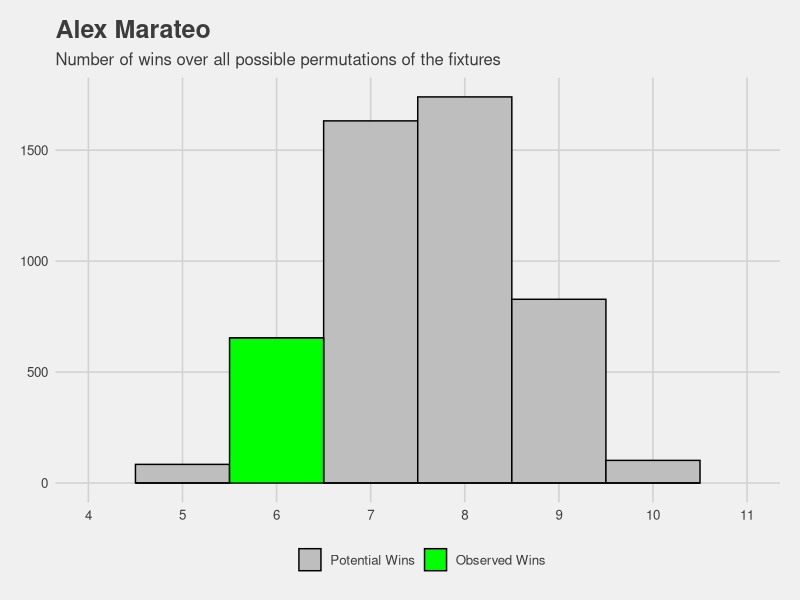
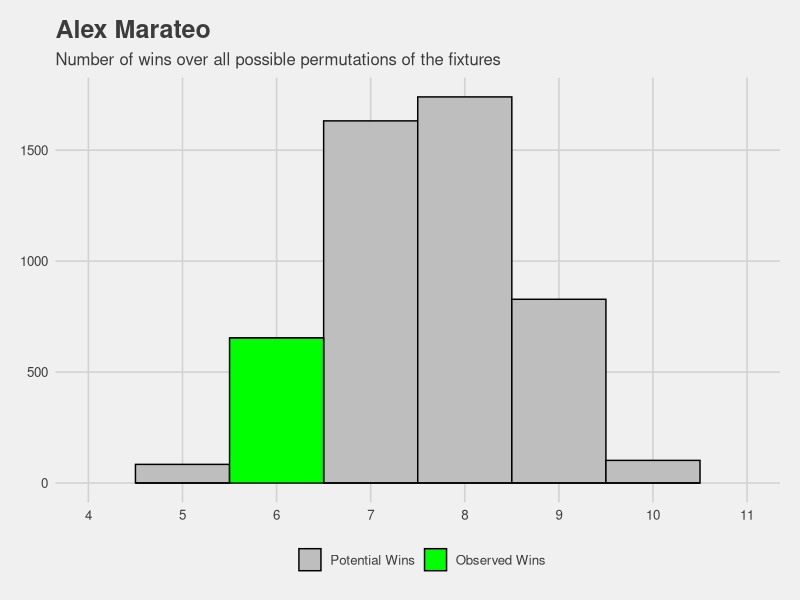

Source code (R) for these figures, in order:
##%######################################################%##
#                                                          #
####                Get list of team IDs                ####
#                                                          #
##%######################################################%##

# 1 = Mara
# 2 = Paul
# 3 = Baron
# 4 = Bish
# 5 = Kirch
# 6 = Brown
# 7 = Pansini
# 8 = Rossi

##%######################################################%##
#                                                          #
####     Get all permutations of potential fixtures     ####
#                                                          #
##%######################################################%##

library(tidyverse)
library(ggthemes)
library(pracma)
all_fixtures <- data.frame(perms(c(2,3,4,5,6,7,8)))

##%######################################################%##
#                                                          #
####           Rename and add rounds 8 to 11            ####
#                                                          #
##%######################################################%##

all_fixtures <-
  all_fixtures %>%
  transmute("Round 1" = X1,
            "Round 2" = X2,
            "Round 3" = X3,
            "Round 4" = X4,
            "Round 5" = X5,
            "Round 6" = X6,
            "Round 7" = X7,
            "Round 8" = X1,
            "Round 9" = X2,
            "Round 10" = X3,
            "Round 11" = X4,
            "Total Wins" = 0)

##%######################################################%##
#                                                          #
####  Mutate to get scores by opponent for each round   ####
#                                                          #
##%######################################################%##

all_fixtures <-
all_fixtures %>%
  mutate(`Round 1` =
           case_when(
             `Round 1` == 8 ~ 1521,  # Rossi
             `Round 1` == 7 ~ 1502,  # Pansini
             `Round 1` == 6 ~ 1441,  # Brown
             `Round 1` == 5 ~ 1411,  # Kirch
             `Round 1` == 4 ~ 1381,  # Bish
             `Round 1` == 3 ~ 1500,  # Baron
             `Round 1` == 2 ~ 1550,  # Paul
             `Round 1` == 1 ~ 1583), # Mara
         
         `Round 2` =
           case_when(
             `Round 2` == 8 ~ 1586,  # Rossi
             `Round 2` == 7 ~ 1549,  # Pansini
             `Round 2` == 6 ~ 1582,  # Brown
             `Round 2` == 5 ~ 1493,  # Kirch
             `Round 2` == 4 ~ 1424,  # Bish
             `Round 2` == 3 ~ 1540,  # Baron
             `Round 2` == 2 ~ 1689,  # Paul
             `Round 2` == 1 ~ 1564), # Mara
         
         `Round 3` =
           case_when(
             `Round 3` == 8 ~ 1562,  # Rossi
             `Round 3` == 7 ~ 1523,  # Pansini
             `Round 3` == 6 ~ 1562,  # Brown
             `Round 3` == 5 ~ 1482,  # Kirch
             `Round 3` == 4 ~ 1477,  # Bish
             `Round 3` == 3 ~ 1518,  # Baron
             `Round 3` == 2 ~ 1601,  # Paul
             `Round 3` == 1 ~ 1500), # Mara
         
         `Round 4` =
           case_when(
             `Round 4` == 8 ~ 1532,  # Rossi
             `Round 4` == 7 ~ 1362,  # Pansini
             `Round 4` == 6 ~ 1577,  # Brown
             `Round 4` == 5 ~ 1597,  # Kirch
             `Round 4` == 4 ~ 1344,  # Bish
             `Round 4` == 3 ~ 1475,  # Baron
             `Round 4` == 2 ~ 1635,  # Paul
             `Round 4` == 1 ~ 1684), # Mara
         
         `Round 5` =
           case_when(
             `Round 5` == 8 ~ 1590,  # Rossi
             `Round 5` == 7 ~ 1524,  # Pansini
             `Round 5` == 6 ~ 1528,  # Brown
             `Round 5` == 5 ~ 1379,  # Kirch
             `Round 5` == 4 ~ 1530,  # Bish
             `Round 5` == 3 ~ 1546,  # Baron
             `Round 5` == 2 ~ 1574,  # Paul
             `Round 5` == 1 ~ 1635), # Mara
         
         `Round 6` =
           case_when(
             `Round 6` == 8 ~ 1577,  # Rossi
             `Round 6` == 7 ~ 1668,  # Pansini
             `Round 6` == 6 ~ 1480,  # Brown
             `Round 6` == 5 ~ 1500,  # Kirch
             `Round 6` == 4 ~ 1464,  # Bish
             `Round 6` == 3 ~ 1784,  # Baron
             `Round 6` == 2 ~ 1787,  # Paul
             `Round 6` == 1 ~ 1543), # Mara
         
         `Round 7` =
           case_when(
             `Round 7` == 8 ~ 1547,  # Rossi
             `Round 7` == 7 ~ 1589,  # Pansini
             `Round 7` == 6 ~ 1528,  # Brown
             `Round 7` == 5 ~ 1243,  # Kirch
             `Round 7` == 4 ~ 1487,  # Bish
             `Round 7` == 3 ~ 1624,  # Baron
             `Round 7` == 2 ~ 1634,  # Paul
             `Round 7` == 1 ~ 1640), # Mara
         
         `Round 8` =
           case_when(
             `Round 8` == 8 ~ 1645,  # Rossi
             `Round 8` == 7 ~ 1506,  # Pansini
             `Round 8` == 6 ~ 1467,  # Brown
             `Round 8` == 5 ~ 1391,  # Kirch
             `Round 8` == 4 ~ 1675,  # Bish
             `Round 8` == 3 ~ 1694,  # Baron
             `Round 8` == 2 ~ 1511,  # Paul
             `Round 8` == 1 ~ 1551), # Mara
         
         `Round 9` =
           case_when(
             `Round 9` == 8 ~ 1535,  # Rossi
             `Round 9` == 7 ~ 1701,  # Pansini
             `Round 9` == 6 ~ 1414,  # Brown
             `Round 9` == 5 ~ 1441,  # Kirch
             `Round 9` == 4 ~ 1479,  # Bish
             `Round 9` == 3 ~ 1726,  # Baron
             `Round 9` == 2 ~ 1468,  # Paul
             `Round 9` == 1 ~ 1640), # Mara
         
         `Round 10` =
           case_when(
             `Round 10` == 8 ~ 1521,  # Rossi
             `Round 10` == 7 ~ 1489,  # Pansini
             `Round 10` == 6 ~ 1464,  # Brown
             `Round 10` == 5 ~ 1420,  # Kirch
             `Round 10` == 4 ~ 1508,  # Bish
             `Round 10` == 3 ~ 1665,  # Baron
             `Round 10` == 2 ~ 1572,  # Paul
             `Round 10` == 1 ~ 1551), # Mara
         
         `Round 11` =
           case_when(
             `Round 11` == 8 ~ 1603,  # Rossi
             `Round 11` == 7 ~ 1594,  # Pansini
             `Round 11` == 6 ~ 1522,  # Brown
             `Round 11` == 5 ~ 1422,  # Kirch
             `Round 11` == 4 ~ 1613,  # Bish
             `Round 11` == 3 ~ 1731,  # Baron
             `Round 11` == 2 ~ 1736,  # Paul
             `Round 11` == 1 ~ 1542)) # Mara
         
##%######################################################%##
#                                                          #
####      Get win or loss as Boolean true / false       ####
#                                                          #
##%######################################################%##

all_results <-
  all_fixtures %>%
  mutate(`Round 1` = ifelse(`Round 1` < 1583, TRUE, FALSE)) %>%
  mutate(`Round 2` = ifelse(`Round 2` < 1564, TRUE, FALSE)) %>%
  mutate(`Round 3` = ifelse(`Round 3` < 1500, TRUE, FALSE)) %>%
  mutate(`Round 4` = ifelse(`Round 4` < 1684, TRUE, FALSE)) %>%
  mutate(`Round 5` = ifelse(`Round 5` < 1635, TRUE, FALSE)) %>%
  mutate(`Round 6` = ifelse(`Round 6` < 1543, TRUE, FALSE)) %>%
  mutate(`Round 7` = ifelse(`Round 7` < 1640, TRUE, FALSE)) %>%
  mutate(`Round 8` = ifelse(`Round 8` < 1551, TRUE, FALSE)) %>%
  mutate(`Round 9` = ifelse(`Round 9` < 1640, TRUE, FALSE)) %>%
  mutate(`Round 10` = ifelse(`Round 10` < 1551, TRUE, FALSE)) %>%
  mutate(`Round 11` = ifelse(`Round 11` < 1542, TRUE, FALSE))

all_results$`Total Wins` <- rowSums(all_results[,1:11])

##%######################################################%##
#                                                          #
####      Get distribution of results vs observed       ####
#                                                          #
##%######################################################%##

# Table
all_results_summary <-
all_results %>%
  summarise(
    min = min(`Total Wins`),
    median = median(`Total Wins`),
    mean = mean(`Total Wins`),
    max = max(`Total Wins`))

# Plot
all_results %>%
  ggplot(mapping = aes(x = `Total Wins`, fill = `Total Wins` == 6)) +
  geom_histogram(binwidth = 1, colour = "black") +
  scale_fill_manual(values = c("grey", "green"), name = "", labels = c("Potential Wins", "Observed Wins")) +
  scale_x_continuous(limits = c(4,11), breaks = seq(0, 11, by = 1)) +
  ggtitle("Alex Marateo", subtitle = "Number of wins over all possible permutations of the fixtures") +
  theme_fivethirtyeight()

# Save plot to output folder
ggsave("Output/expected_vs_observed_wins_mara.png")

##%######################################################%##
#                                                          #
#### Get difference between observed and expected wins  ####
#                                                          #
##%######################################################%##

observed_vs_expected_wins_01 <-
  tibble(
    Coach = "Alex Marateo",
    `Observed Wins` = 6,
    `Expected Wins` = all_results_summary$median)
